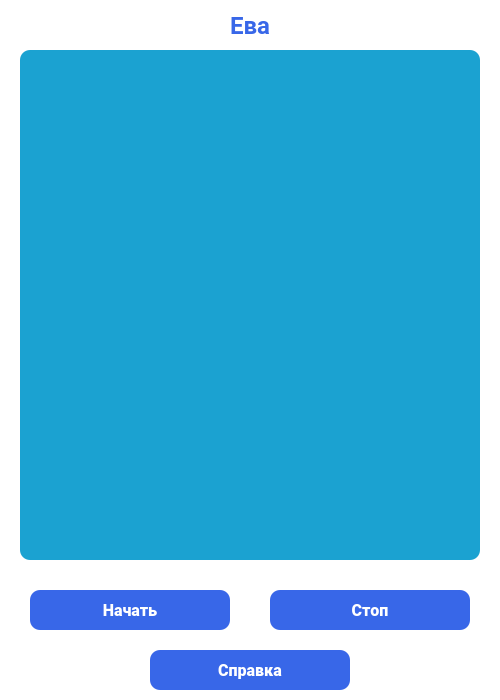
<?xml version="1.0" encoding="UTF-8"?>
<ui version="4.0">
 <class>MainWindow</class>
 <widget class="QMainWindow" name="MainWindow">
  <property name="geometry">
   <rect>
    <x>0</x>
    <y>0</y>
    <width>500</width>
    <height>700</height>
   </rect>
  </property>
  <property name="sizePolicy">
   <sizepolicy hsizetype="Preferred" vsizetype="Fixed">
    <horstretch>0</horstretch>
    <verstretch>0</verstretch>
   </sizepolicy>
  </property>
  <property name="windowTitle">
   <string>VoiceAssistantEva</string>
  </property>
  <property name="windowIcon">
   <iconset resource="file.qrc">
    <normaloff>:/icons/logo_icon.svg</normaloff>:/icons/logo_icon.svg</iconset>
  </property>
  <property name="styleSheet">
   <string notr="true">QWidget{
    background-color: white;
    font-family: Roboto;
    
    font-weight: 600;

    
}

QPushButton{
    background-color: #3867e8;
    padding-top:5px;
    padding-bottom:5px;
    color:white;
    font-size:16px;
    font-weight: 800;
    border-radius: 10px;
}
QPushButton:hover{
    background-color: #1ba2d1;
    
}
QLabel{
    color:#3867e8;
    font-size: 24px;
}
QListWidget{
    background-color: #1ba2d1;
    border-radius: 10px;
    color:white;
    font-size: 16px;

}
</string>
  </property>
  <widget class="QWidget" name="centralwidget">
   <widget class="QLabel" name="label">
    <property name="geometry">
     <rect>
      <x>0</x>
      <y>0</y>
      <width>500</width>
      <height>50</height>
     </rect>
    </property>
    <property name="text">
     <string>Ева</string>
    </property>
    <property name="alignment">
     <set>Qt::AlignCenter</set>
    </property>
   </widget>
   <widget class="QPushButton" name="btn_start">
    <property name="geometry">
     <rect>
      <x>30</x>
      <y>590</y>
      <width>200</width>
      <height>40</height>
     </rect>
    </property>
    <property name="text">
     <string>Начать</string>
    </property>
   </widget>
   <widget class="QPushButton" name="btn_stop">
    <property name="geometry">
     <rect>
      <x>150</x>
      <y>650</y>
      <width>200</width>
      <height>40</height>
     </rect>
    </property>
    <property name="text">
     <string>Справка</string>
    </property>
   </widget>
   <widget class="QPushButton" name="btn_faq">
    <property name="geometry">
     <rect>
      <x>270</x>
      <y>590</y>
      <width>200</width>
      <height>40</height>
     </rect>
    </property>
    <property name="text">
     <string>Стоп</string>
    </property>
   </widget>
   <widget class="QListWidget" name="listWidget">
    <property name="geometry">
     <rect>
      <x>20</x>
      <y>50</y>
      <width>460</width>
      <height>510</height>
     </rect>
    </property>
   </widget>
  </widget>
 </widget>
 <resources>
  <include location="file.qrc"/>
 </resources>
 <connections/>
</ui>
